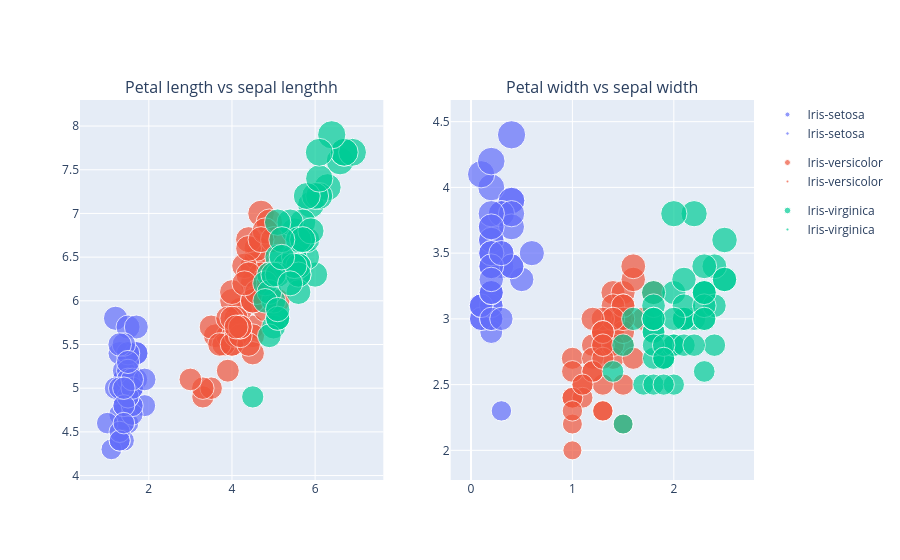

This figure's notebook cell:
### Markdown cell above
Nie ma sensu łączyć linią obserwacje, poniewaz kazda kropka to po prostu odzielny kwiatek.
Nie ma tu zadnej zalezności pomiędzy pojedyńczymi kwiatkami.

### Code cell
plot_length = px.scatter(iris, x="petal_length", y="sepal_length", color="species", size="sepal_length")
plot_width = px.scatter(iris, x="petal_width", y="sepal_width", color="species", size="sepal_width")
fig = make_subplots(
    rows=1,
    cols=2,
    subplot_titles=("Petal length vs sepal length",
                    "Petal width vs sepal width")
)

for trace in plot_length.data:
    fig.add_trace(trace, row=1, col=1)

for trace in plot_width.data:
    fig.add_trace(trace, row=1, col=2)

fig.show()

### Figure 1 — Plotly figure (JSON) as saved in the notebook; plotly's stock layout.template omitted (floating-point values rounded to 4 significant figures)
{"data": [{"hovertemplate": "species=Iris-setosa<br>petal_length=%{x}<br>sepal_length=%{marker.size}<extra></extra>", "legendgroup": "Iris-setosa", "marker": {"color": "#636efa", "size": [5.1, 4.9, 4.7, 4.6, 5.0, 5.4, 4.6, 5.0, 4.4, 4.9, 5.4, 4.8, 4.8, 4.3, 5.8, 5.7, 5.4, 5.1, 5.7, 5.1, 5.4, 5.1, 4.6, 5.1, 4.8, 5.0, 5.0, 5.2, 5.2, 4.7, 4.8, 5.4, 5.2, 5.5, 4.9, 5.0, 5.5, 4.9, 4.4, 5.1, 5.0, 4.5, 4.4, 5.0, 5.1, 4.8, 5.1, 4.6, 5.3, 5.0], "sizemode": "area", "sizeref": 0.01975, "symbol": "circle"}, "mode": "markers", "name": "Iris-setosa", "orientation": "v", "showlegend": true, "type": "scatter", "x": [1.4, 1.4, 1.3, 1.5, 1.4, 1.7, 1.4, 1.5, 1.4, 1.5, 1.5, 1.6, 1.4, 1.1, 1.2, 1.5, 1.3, 1.4, 1.7, 1.5, 1.7, 1.5, 1.0, 1.7, 1.9, 1.6, 1.6, 1.5, 1.4, 1.6, 1.6, 1.5, 1.5, 1.4, 1.5, 1.2, 1.3, 1.5, 1.3, 1.5, 1.3, 1.3, 1.3, 1.6, 1.9, 1.4, 1.6, 1.4, 1.5, 1.4], "xaxis": "x", "y": [5.1, 4.9, 4.7, 4.6, 5.0, 5.4, 4.6, 5.0, 4.4, 4.9, 5.4, 4.8, 4.8, 4.3, 5.8, 5.7, 5.4, 5.1, 5.7, 5.1, 5.4, 5.1, 4.6, 5.1, 4.8, 5.0, 5.0, 5.2, 5.2, 4.7, 4.8, 5.4, 5.2, 5.5, 4.9, 5.0, 5.5, 4.9, 4.4, 5.1, 5.0, 4.5, 4.4, 5.0, 5.1, 4.8, 5.1, 4.6, 5.3, 5.0], "yaxis": "y"}, {"hovertemplate": "species=Iris-versicolor<br>petal_length=%{x}<br>sepal_length=%{marker.size}<extra></extra>", "legendgroup": "Iris-versicolor", "marker": {"color": "#EF553B", "size": [7.0, 6.4, 6.9, 5.5, 6.5, 5.7, 6.3, 4.9, 6.6, 5.2, 5.0, 5.9, 6.0, 6.1, 5.6, 6.7, 5.6, 5.8, 6.2, 5.6, 5.9, 6.1, 6.3, 6.1, 6.4, 6.6, 6.8, 6.7, 6.0, 5.7, 5.5, 5.5, 5.8, 6.0, 5.4, 6.0, 6.7, 6.3, 5.6, 5.5, 5.5, 6.1, 5.8, 5.0, 5.6, 5.7, 5.7, 6.2, 5.1, 5.7], "sizemode": "area", "sizeref": 0.01975, "symbol": "circle"}, "mode": "markers", "name": "Iris-versicolor", "orientation": "v", "showlegend": true, "type": "scatter", "x": [4.7, 4.5, 4.9, 4.0, 4.6, 4.5, 4.7, 3.3, 4.6, 3.9, 3.5, 4.2, 4.0, 4.7, 3.6, 4.4, 4.5, 4.1, 4.5, 3.9, 4.8, 4.0, 4.9, 4.7, 4.3, 4.4, 4.8, 5.0, 4.5, 3.5, 3.8, 3.7, 3.9, 5.1, 4.5, 4.5, 4.7, 4.4, 4.1, 4.0, 4.4, 4.6, 4.0, 3.3, 4.2, 4.2, 4.2, 4.3, 3.0, 4.1], "xaxis": "x", "y": [7.0, 6.4, 6.9, 5.5, 6.5, 5.7, 6.3, 4.9, 6.6, 5.2, 5.0, 5.9, 6.0, 6.1, 5.6, 6.7, 5.6, 5.8, 6.2, 5.6, 5.9, 6.1, 6.3, 6.1, 6.4, 6.6, 6.8, 6.7, 6.0, 5.7, 5.5, 5.5, 5.8, 6.0, 5.4, 6.0, 6.7, 6.3, 5.6, 5.5, 5.5, 6.1, 5.8, 5.0, 5.6, 5.7, 5.7, 6.2, 5.1, 5.7], "yaxis": "y"}, {"hovertemplate": "species=Iris-virginica<br>petal_length=%{x}<br>sepal_length=%{marker.size}<extra></extra>", "legendgroup": "Iris-virginica", "marker": {"color": "#00cc96", "size": [6.3, 5.8, 7.1, 6.3, 6.5, 7.6, 4.9, 7.3, 6.7, 7.2, 6.5, 6.4, 6.8, 5.7, 5.8, 6.4, 6.5, 7.7, 7.7, 6.0, 6.9, 5.6, 7.7, 6.3, 6.7, 7.2, 6.2, 6.1, 6.4, 7.2, 7.4, 7.9, 6.4, 6.3, 6.1, 7.7, 6.3, 6.4, 6.0, 6.9, 6.7, 6.9, 5.8, 6.8, 6.7, 6.7, 6.3, 6.5, 6.2, 5.9], "sizemode": "area", "sizeref": 0.01975, "symbol": "circle"}, "mode": "markers", "name": "Iris-virginica", "orientation": "v", "showlegend": true, "type": "scatter", "x": [6.0, 5.1, 5.9, 5.6, 5.8, 6.6, 4.5, 6.3, 5.8, 6.1, 5.1, 5.3, 5.5, 5.0, 5.1, 5.3, 5.5, 6.7, 6.9, 5.0, 5.7, 4.9, 6.7, 4.9, 5.7, 6.0, 4.8, 4.9, 5.6, 5.8, 6.1, 6.4, 5.6, 5.1, 5.6, 6.1, 5.6, 5.5, 4.8, 5.4, 5.6, 5.1, 5.1, 5.9, 5.7, 5.2, 5.0, 5.2, 5.4, 5.1], "xaxis": "x", "y": [6.3, 5.8, 7.1, 6.3, 6.5, 7.6, 4.9, 7.3, 6.7, 7.2, 6.5, 6.4, 6.8, 5.7, 5.8, 6.4, 6.5, 7.7, 7.7, 6.0, 6.9, 5.6, 7.7, 6.3, 6.7, 7.2, 6.2, 6.1, 6.4, 7.2, 7.4, 7.9, 6.4, 6.3, 6.1, 7.7, 6.3, 6.4, 6.0, 6.9, 6.7, 6.9, 5.8, 6.8, 6.7, 6.7, 6.3, 6.5, 6.2, 5.9], "yaxis": "y"}, {"hovertemplate": "species=Iris-setosa<br>petal_width=%{x}<br>sepal_width=%{marker.size}<extra></extra>", "legendgroup": "Iris-setosa", "marker": {"color": "#636efa", "size": [3.5, 3.0, 3.2, 3.1, 3.6, 3.9, 3.4, 3.4, 2.9, 3.1, 3.7, 3.4, 3.0, 3.0, 4.0, 4.4, 3.9, 3.5, 3.8, 3.8, 3.4, 3.7, 3.6, 3.3, 3.4, 3.0, 3.4, 3.5, 3.4, 3.2, 3.1, 3.4, 4.1, 4.2, 3.1, 3.2, 3.5, 3.1, 3.0, 3.4, 3.5, 2.3, 3.2, 3.5, 3.8, 3.0, 3.8, 3.2, 3.7, 3.3], "sizemode": "area", "sizeref": 0.011, "symbol": "circle"}, "mode": "markers", "name": "Iris-setosa", "orientation": "v", "showlegend": true, "type": "scatter", "x": [0.2, 0.2, 0.2, 0.2, 0.2, 0.4, 0.3, 0.2, 0.2, 0.1, 0.2, 0.2, 0.1, 0.1, 0.2, 0.4, 0.4, 0.3, 0.3, 0.3, 0.2, 0.4, 0.2, 0.5, 0.2, 0.2, 0.4, 0.2, 0.2, 0.2, 0.2, 0.4, 0.1, 0.2, 0.1, 0.2, 0.2, 0.1, 0.2, 0.2, 0.3, 0.3, 0.2, 0.6, 0.4, 0.3, 0.2, 0.2, 0.2, 0.2], "xaxis": "x2", "y": [3.5, 3.0, 3.2, 3.1, 3.6, 3.9, 3.4, 3.4, 2.9, 3.1, 3.7, 3.4, 3.0, 3.0, 4.0, 4.4, 3.9, 3.5, 3.8, 3.8, 3.4, 3.7, 3.6, 3.3, 3.4, 3.0, 3.4, 3.5, 3.4, 3.2, 3.1, 3.4, 4.1, 4.2, 3.1, 3.2, 3.5, 3.1, 3.0, 3.4, 3.5, 2.3, 3.2, 3.5, 3.8, 3.0, 3.8, 3.2, 3.7, 3.3], "yaxis": "y2"}, {"hovertemplate": "species=Iris-versicolor<br>petal_width=%{x}<br>sepal_width=%{marker.size}<extra></extra>", "legendgroup": "Iris-versicolor", "marker": {"color": "#EF553B", "size": [3.2, 3.2, 3.1, 2.3, 2.8, 2.8, 3.3, 2.4, 2.9, 2.7, 2.0, 3.0, 2.2, 2.9, 2.9, 3.1, 3.0, 2.7, 2.2, 2.5, 3.2, 2.8, 2.5, 2.8, 2.9, 3.0, 2.8, 3.0, 2.9, 2.6, 2.4, 2.4, 2.7, 2.7, 3.0, 3.4, 3.1, 2.3, 3.0, 2.5, 2.6, 3.0, 2.6, 2.3, 2.7, 3.0, 2.9, 2.9, 2.5, 2.8], "sizemode": "area", "sizeref": 0.011, "symbol": "circle"}, "mode": "markers", "name": "Iris-versicolor", "orientation": "v", "showlegend": true, "type": "scatter", "x": [1.4, 1.5, 1.5, 1.3, 1.5, 1.3, 1.6, 1.0, 1.3, 1.4, 1.0, 1.5, 1.0, 1.4, 1.3, 1.4, 1.5, 1.0, 1.5, 1.1, 1.8, 1.3, 1.5, 1.2, 1.3, 1.4, 1.4, 1.7, 1.5, 1.0, 1.1, 1.0, 1.2, 1.6, 1.5, 1.6, 1.5, 1.3, 1.3, 1.3, 1.2, 1.4, 1.2, 1.0, 1.3, 1.2, 1.3, 1.3, 1.1, 1.3], "xaxis": "x2", "y": [3.2, 3.2, 3.1, 2.3, 2.8, 2.8, 3.3, 2.4, 2.9, 2.7, 2.0, 3.0, 2.2, 2.9, 2.9, 3.1, 3.0, 2.7, 2.2, 2.5, 3.2, 2.8, 2.5, 2.8, 2.9, 3.0, 2.8, 3.0, 2.9, 2.6, 2.4, 2.4, 2.7, 2.7, 3.0, 3.4, 3.1, 2.3, 3.0, 2.5, 2.6, 3.0, 2.6, 2.3, 2.7, 3.0, 2.9, 2.9, 2.5, 2.8], "yaxis": "y2"}, {"hovertemplate": "species=Iris-virginica<br>petal_width=%{x}<br>sepal_width=%{marker.size}<extra></extra>", "legendgroup": "Iris-virginica", "marker": {"color": "#00cc96", "size": [3.3, 2.7, 3.0, 2.9, 3.0, 3.0, 2.5, 2.9, 2.5, 3.6, 3.2, 2.7, 3.0, 2.5, 2.8, 3.2, 3.0, 3.8, 2.6, 2.2, 3.2, 2.8, 2.8, 2.7, 3.3, 3.2, 2.8, 3.0, 2.8, 3.0, 2.8, 3.8, 2.8, 2.8, 2.6, 3.0, 3.4, 3.1, 3.0, 3.1, 3.1, 3.1, 2.7, 3.2, 3.3, 3.0, 2.5, 3.0, 3.4, 3.0], "sizemode": "area", "sizeref": 0.011, "symbol": "circle"}, "mode": "markers", "name": "Iris-virginica", "orientation": "v", "showlegend": true, "type": "scatter", "x": [2.5, 1.9, 2.1, 1.8, 2.2, 2.1, 1.7, 1.8, 1.8, 2.5, 2.0, 1.9, 2.1, 2.0, 2.4, 2.3, 1.8, 2.2, 2.3, 1.5, 2.3, 2.0, 2.0, 1.8, 2.1, 1.8, 1.8, 1.8, 2.1, 1.6, 1.9, 2.0, 2.2, 1.5, 1.4, 2.3, 2.4, 1.8, 1.8, 2.1, 2.4, 2.3, 1.9, 2.3, 2.5, 2.3, 1.9, 2.0, 2.3, 1.8], "xaxis": "x2", "y": [3.3, 2.7, 3.0, 2.9, 3.0, 3.0, 2.5, 2.9, 2.5, 3.6, 3.2, 2.7, 3.0, 2.5, 2.8, 3.2, 3.0, 3.8, 2.6, 2.2, 3.2, 2.8, 2.8, 2.7, 3.3, 3.2, 2.8, 3.0, 2.8, 3.0, 2.8, 3.8, 2.8, 2.8, 2.6, 3.0, 3.4, 3.1, 3.0, 3.1, 3.1, 3.1, 2.7, 3.2, 3.3, 3.0, 2.5, 3.0, 3.4, 3.0], "yaxis": "y2"}], "layout": {"annotations": [{"font": {"size": 16}, "showarrow": false, "text": "Petal length vs sepal lengthh", "x": 0.225, "xanchor": "center", "xref": "paper", "y": 1, "yanchor": "bottom", "yref": "paper"}, {"font": {"size": 16}, "showarrow": false, "text": "Petal width vs sepal width", "x": 0.775, "xanchor": "center", "xref": "paper", "y": 1, "yanchor": "bottom", "yref": "paper"}], "xaxis": {"anchor": "y", "domain": [0, 0.45]}, "xaxis2": {"anchor": "y2", "domain": [0.55, 1]}, "yaxis": {"anchor": "x", "domain": [0, 1]}, "yaxis2": {"anchor": "x2", "domain": [0, 1]}}}
